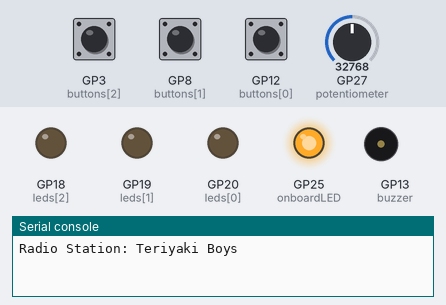
A program run on a simulated Raspberry Pi Pico running MicroPython. Parts: output pins drawn as LEDs (lit = HIGH), buzzer (waves = sounding), the last lines printed to the serial console. Dashed ring = blinking. Inputs (shaded band) come from the test bench; at power-on: GP3 (buttons[2]) LOW, GP27 (potentiometer) = 32768, GP8 (buttons[1]) LOW, GP12 (buttons[0]) LOW (analog values on the 0–65535 scale). Random numbers come from a fixed seed.

Above: at 1.2 s.
1.3 s: GP3 (buttons[2]) pulled HIGH for 0.15 s
At 2.6 s:
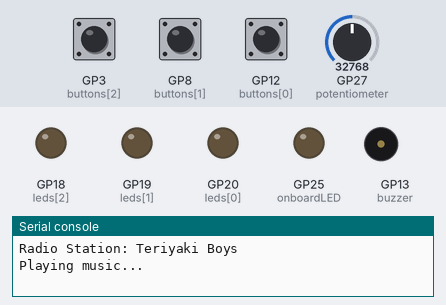
4.4 s: GP27 (potentiometer) set to 43136
7.4 s: GP27 (potentiometer) set to 44080
At 8.07 s:
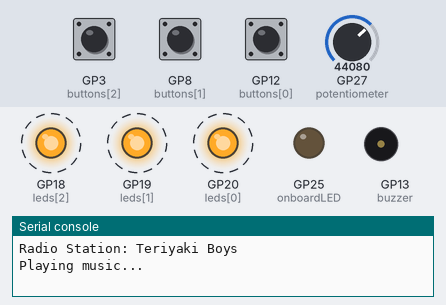
10.4 s: GP8 (buttons[1]) pulled HIGH for 1 s
At 10.68 s:
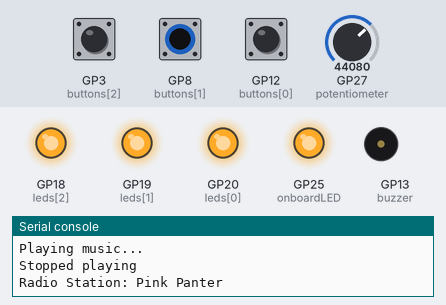
13.4 s: GP12 (buttons[0]) pulled HIGH for 0.15 s
At 14.2 s:
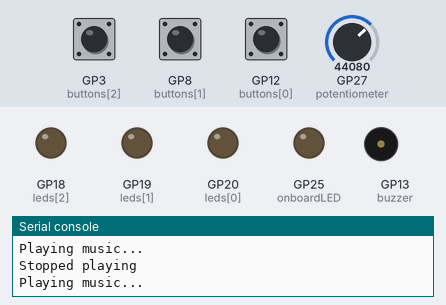
16.5 s: GP12 (buttons[0]) pulled HIGH for 1 s
At 18.2 s:
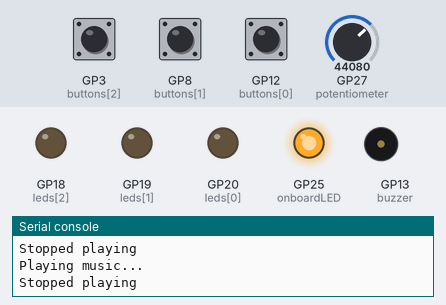
Timing chart, 0 to 19.7 s (numbered marks = the images above; inputs shaded):
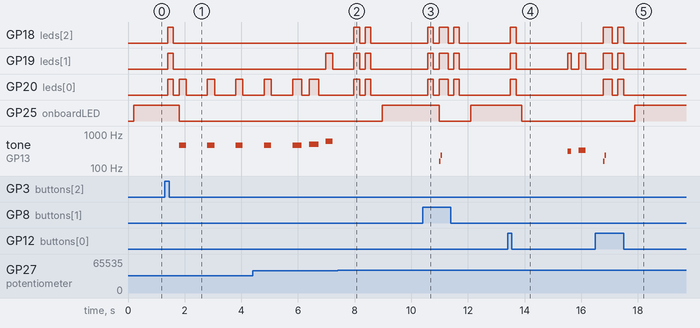

The program:

day5-with-buttons-radio.py
```python
# Play melody with buttons to start/stop (day 3 + day 5), every button works as a stop/play toggle
# The potentiometer is used to "change the radio station"
# If the station is changed while playing, the playback stops with white noise
# Pressing any button also stops the playback with a kick sound

import re
from machine import Pin, PWM, ADC
import time
import urandom

# Set up the Buzzer pin as PWM
buzzer = PWM(Pin(13))  # Set the buzzer to PWM mode
potentiometer = ADC(Pin(27))
onboardLED = Pin(25, Pin.OUT)

A = 440
As = 466
B = 494
C = 261
Cs = 277
D = 293
Ds = 311
E = 330
F = 349
Fs = 370
G = 392
Gs = 415

notes = {
    "A": A,
    "AS": As,
    "B": B,
    "C": C,
    "CS": Cs,
    "D": D,
    "DS": Ds,
    "E": E,
    "F": F,
    "FS": Fs,
    "G": G,
    "GS": Gs,
}

note_to_led = [["A", "AS", "B", "C", "CS"], ["D", "DS", "E"], ["F", "FS", "G", "GS"]]

leds = [Pin(20, Pin.OUT), Pin(19, Pin.OUT), Pin(18, Pin.OUT)]

buttons = [
    Pin(12, Pin.IN, Pin.PULL_DOWN),
    Pin(8, Pin.IN, Pin.PULL_DOWN),
    Pin(3, Pin.IN, Pin.PULL_DOWN),
]

max = 65500
min = 0

led_on = 40_000
led_fade = 1_000
led_off = 100

button_state = False

dre = "8:G4:8 - 8:C5:8 - 8:D#5:8 - 8:F5:8 - 8:G4:8 - 8:C5:8 - 8:D#5:8 - 8:F5:8 - 8:G4:8 - 8:C5:8 - 8:D#5:8 - 8:F5:8 - 8:G4:8 - 8:C5:8 - 8:D#5:8 - 8:F5:8 - 8:REST:8 "
mario = "16:E5:16 - 16:E5:16 - 16:E5:8 - 8:REST:8 - 16:C5:16 - 16:E5:16 - 8:G5:8 - 8:REST:8 - 8:G4:8 - 8:REST:8 - 16:C5:16 - 16:G4:16 - 16:E4:16 - 16:A4:16 - 16:B4:16 - 16:A4:16 - 16:G4:16 - 16:E5:16 - 16:G5:16 - 16:A5:8 - 8:REST:8 - 16:F5:16 - 16:G5:16 - 16:F5:16 - 16:E5:16 - 16:D5:16 - 16:E5:16 - 16:C5:16 - 16:D5:16 - 8:B4:8 "
got = "8:G - 8:C - 16:DS - 16:F - 8:G - 8:C - 16:DS - 16:F - 8:G - 8:C - 16:DS - 16:F - 8:G - 8:C - 16:DS - 16:F - 8:G - 8:C - 16:E - 16:F - 8:G - 8:C - 16:E - 16:F - 8:G - 8:C - 16:E - 16:F - 8:G - 8:C - 16:E - 16:F - 4:G - 4:C - 16:DS4 - 16:F4 - 4:G4 - 4:C4 - 16:DS4 - 16:F4 - 1:D4 - 4:F4 - 4:AS3 - 16:DS4 - 16:D4 - 4:F4 - 4:AS3 - 16:DS4 - 16:D4 - 1:C4 - 4:G4 - 4:C4 - 16:DS4 - 16:F4 - 4:G4 - 4:C4 - 16:DS4 - 16:F4 - 1:D4 - 4:F4 - 4:AS3 - 16:DS4 - 16:D4 - 4:F4 - 4:AS3 - 16:DS4 - 16:D4 - 1:C4 - 4:G4 - 4:C4 - 16:DS4 - 16:F4 - 4:G4 - 4:C4 - 16:DS4 - 16:F4 - 2:D4 - 4:F4 - 4:AS3 - 8:D4 - 8:DS4 - 8:D4 - 8:AS3 - 1:C4 - 2:C5 - 2:AS4 - 2:C4 - 2:G4 - 2:DS4 - 4:DS4 - 4:F4 - 1:G4 - 2:C5 - 2:AS4 - 2:C4 - 2:G4 - 2:DS4 - 4:DS4 - 4:D4 - 8:C5 - 8:G4 - 16:GS4 - 16:AS4 - 8:C5 - 8:G4 - 16:GS4 - 16:AS4 - 8:C5 - 8:G4 - 16:GS4 - 16:AS4 - 8:C5 - 8:G4 - 16:GS4 - 16:AS4 - 4:REST - 16:GS5 - 16:AS5 - 8:C6 - 8:G5 - 16:GS5 - 16:AS5 - 8:C6 - 16:G5 - 16:GS5 - 16:AS5 - 8:C6 - 8:G5 - 16:GS5 - 16:AS5"
tokyo_drift = "4:AS4 - 4:REST - 4:AS4 - 4:REST - 4:AS4 - 4:REST - 4:AS4 - 4:REST - 3:AS4 - 3:B4 - 4:DS5 - 4:AS4 - 4:REST - 4:AS4 - 4:REST - 3:AS4 - 3:B4 - 4:DS5 - 4:AS4 - 4:REST - 4:AS4 - 4:REST - 3:AS4 - 3:B4 - 4:DS5 - 4:AS4 - 4:REST - 4:AS4 - 4:REST - 3:AS4 - 3:B4 - 4:DS5 - 4:F5 - 4:REST - 4:F5 - 4:REST - 3:GS5 - 3:FS5 - 4:F5 - 4:AS4 - 4:REST - 4:AS4 - 4:REST - 3:GS5 - 3:FS5 - 4:F5 - 4:AS4 - 4:REST - 4:AS4 - 4:REST - 3:AS4 - 3:B4 - 4:DS5 - 4:AS4 - 4:REST - 4:AS4 - 4:REST - 3:AS4 - 3:B4 - 4:DS5 - 4:AS4 - 4:REST - 4:AS4 - 4:REST"
pink_panter = "2:REST - 4:REST - 8:REST - 8:DS4 - 4:E4 - 8:REST - 8:FS4 - 4:G4 - 8:REST - 8:DS4 - 8:E4 - 8:FS4 - 8:G4 - 8:C5 - 8:B4 - 8:E4 - 8:G4 - 8:B4 - 2:AS4 - 16:A4 - 16:G4 - 16:E4 - 16:D4 - 2:E4 - 4:REST - 8:REST - 4:DS4 - 4:E4 - 8:REST - 8:FS4 - 4:G4 - 8:REST - 8:DS4 - 8:E4 - 8:FS4 - 8:G4 - 8:C5 - 8:B4 - 8:G4 - 8:B4 - 8:E5 - 1:DS5 - 2:D5 - 4:REST - 8:REST - 8:DS4 - 4:E4 - 8:REST - 8:FS4 - 4:G4 - 8:REST - 8:DS4 - 8:E4 - 8:FS4 - 8:G4 - 8:C5 - 8:B4 - 8:E4 - 8:G4 - 8:B4 - 2:AS4 - 16:A4 - 16:G4 - 16:E4 - 16:D4 - 4:E4 - 4:REST - 4:REST - 8:E5 - 8:D5 - 8:B4 - 8:A4 - 8:G4 - 8:E4 - 16:AS4 - 8:A4 - 16:AS4 - 8:A4 - 16:AS4 - 8:A4 - 16:AS4 - 8:A4 - 16:G4 - 16:E4 - 16:D4 - 16:E4 - 16:E4 - 2:E4"
brigada = "4:G4:4 - 8:A4:8 - 8:A#4:8 - 4:A4:4 - 4:G4:4 - 4:F4:4 - 4:E4:4 - 8:F4:8 - 8:G4:8 - 4:D4:4 - 4:E4:4 - 2:G4:4"

radio_stations = {
    dre: "Doctor DRE",
    mario: "Mario",
    got: "Game Of Thrones",
    tokyo_drift: "Teriyaki Boys",
    pink_panter: "Pink Panter",
    brigada: "Brigada",
}

prev_station_id = None

def set_leds(value: int = 0):
    for led in leds:
        led.value(value)


def blink_all(times: int, delay: float):
    for _ in range(times):
        set_leds(1)
        time.sleep(delay)
        set_leds(0)
        time.sleep(delay)


def get_led_by_note(note: str) -> Pin:
    for i in range(len(note_to_led)):
        if note in note_to_led[i]:
            return leds[i]

    return leds[0]


def turn_led_by_note_name(note: str, val: int):
    get_led_by_note(note).value(val)


def get_radio_station() -> int:
    reading = (
        potentiometer.read_u16()
    )  # Read the potentiometer value and store it in our 'reading' variable

    if reading <= min:
        reading = min + 1
    if reading >= max:
        reading = max - 1

    return int((reading - min) / (max - min) * len(list(radio_stations.keys())))


def volume() -> int:
    # reading = potentiometer.read_u16() # Read the potentiometer value and store it in our 'reading' variable
    reading = 15_000
    return reading


def get_freq_by_note(note: str, oct: str | None) -> int:
    """Get note frequency by its name and octave"""
    if not oct:
        oct = "4"
    return notes[note.replace("#", "S").upper()] * 2 ** (int(oct) - 4)


def playdelay(delay1: float, delay2) -> None:
    """Play delay with two parts"""
    time.sleep(delay1)
    time.sleep(delay2)


def playtone(
    freq: int,
    vol: int,
    delay1: float,
    delay2: float,
    led: Pin | None = None,
) -> None:
    """Play tone with given frequency, volume and delays, optionally light up LED"""
    if led:
        led.value(1)
    buzzer.duty_u16(vol)
    buzzer.freq(freq)
    time.sleep(delay1)
    if led:
        led.value(0)
    buzzer.duty_u16(0)
    time.sleep(delay2)


def kick(vol: int | None = None):
    """Play kick sound effect"""
    kick_vol = vol if vol else volume()
    set_leds(1)
    playtone(160, kick_vol, 0.05, 0)
    playtone(240, kick_vol, 0.05, 0)
    playtone(400, kick_vol, 0.005, 0.01)
    set_leds(0)


def white_noise(duration: float = 0.5):
    """Play white noise sound effect"""
    t = time.ticks_ms()
    while time.ticks_diff(time.ticks_ms(), t) < duration * 1000:
        freq = urandom.getrandbits(12) % 800 + 300  # 3000–8000 Гц
        playtone(freq, volume(), 0.001, 0)


def playnote(
    note: str | None, vol: int, oct: str | None, length: str | None, pause: str | None
) -> None:
    """Play single note (letter!) with given parameters"""
    # print(f"{note=} {vol=} {length=} {pause=}")
    if note:
        # prevent division by zero
        delay_note = 0 if length == "0" else 1 / float(length) if length else 0.05
        pause_after = 0 if pause == "0" else 1 / float(pause) if pause else 0.25
        # handle REST and 'RESTKICK'
        if note == "REST":
            playdelay(delay_note, pause_after)
        elif note == "RESTKICK":
            kick(vol)
        else:
            freq = int(get_freq_by_note(note, oct))
            playtone(freq, vol, delay_note, pause_after, get_led_by_note(note))

def swap_state(blink: int = 1):
    """Swap play/stop state and blink LEDs accordingly"""
    global button_state
    button_state = not button_state
    blink_all(blink if button_state else 2, 0.2)

def stop_playing():
    """Switch playing state to 'False'"""
    if is_playing():
        swap_state()
        print("Stopped playing")


def is_button_pressed() -> bool:
    """Check if any of the buttones pressed to play/stop melody"""
    for button in buttons:
        if button.value() == 1:
            return True
    return False


def has_station_changed() -> bool:
    """Check if the radio station has changed"""
    global prev_station_id
    return get_radio_station() != prev_station_id


def is_playing() -> bool:
    """Check if any of the buttones pressed to play/stop melody"""
    return button_state


def get_note_params(note: str):
    """Parse note string and return its parameters
    For example, 4:AS4:8 returns ('AS', '4', '4', '8')
    """
    # remove spaces
    clean_note = note.strip()
    v = re.match("((\d+):)?([A-z]+)(\d)?(:(\d+))?", clean_note)
    [_, delay1, name, oct, _, delay2] = (
        v.groups() if v else [None, None, None, None, None, None]
    )
    return (name, oct, delay1, delay2)


def playmelody(melody: str):
    """Play melody until stopped or station changed"""
    list_of_notes = melody.split("-")
    for note in list_of_notes:
        if has_station_changed():
            white_noise()
            stop_playing()
            break

        if is_button_pressed():
            kick()
            stop_playing()
            break

        if not is_playing():
            break

        (name, oct, delay1, delay2) = get_note_params(note)
        playnote(name, volume(), oct, delay1, delay2)

    # Ensure to stop playing if still in playing state
    stop_playing()


def main():
    set_leds(0)
    onboardLED.value(0)  # LED off by default

    while True:
        time.sleep(0.2)  # Short delay

        # prepare "radio station"
        station_id = get_radio_station()
        if has_station_changed():
            print(
                f"Radio Station: {list(radio_stations.values())[station_id]}"
            )
            global prev_station_id
            if prev_station_id is not None and is_playing():
                white_noise()
                stop_playing()
            prev_station_id = station_id

        # check for play/stop button press
        if is_button_pressed():
            swap_state()

        # update onboard LED status
        onboardLED.value(0 if is_playing() else 1)

        # play melody from the current "radio station"
        if is_playing():
            global prev_station_id
            prev_station_id = station_id
            print("Playing music...")
            playmelody(list(radio_stations.keys())[station_id])


main()
```

Measured:
- the behaviour switches between 43664 and 43680 on GP27 (potentiometer) (found by bisection; images 1 and 2)
- after the input at 1.3 s, GP18 (leds[2]), GP19 (leds[1]): LOW → HIGH after 0.10 s, → LOW 0.20 s later
- after the input at 7.4 s, GP18 (leds[2]), GP19 (leds[1]): alternates HIGH for 0.20 s and LOW for 0.20 s, 4 changes in all, then stays LOW, starting after 0.58 s; GP25 (onboardLED): LOW → HIGH after 1.6 s
- after the input at 10.4 s, GP18 (leds[2]), GP19 (leds[1]), GP20 (leds[0]): goes HIGH 0.20 s, LOW 0.20 s, HIGH 0.32 s, LOW 0.20 s, HIGH 0.20 s, then LOW, starting after 0.18 s; GP25 (onboardLED): HIGH → LOW after 0.58 s, → HIGH 1.1 s later; tone on GP13 (buzzer): silent → 160 Hz after 0.58 s, → 240 Hz 0.05 s later, → silent 0.06 s later
- after the input at 13.4 s, GP18 (leds[2]): LOW → HIGH after 0.10 s, → LOW 0.20 s later; GP19 (leds[1]): goes HIGH 0.20 s, LOW 1.8 s, HIGH 0.13 s, LOW 0.25 s, HIGH 0.25 s, then LOW, starting after 0.10 s
- after the input at 16.5 s, GP25 (onboardLED): LOW → HIGH after 1.4 s
